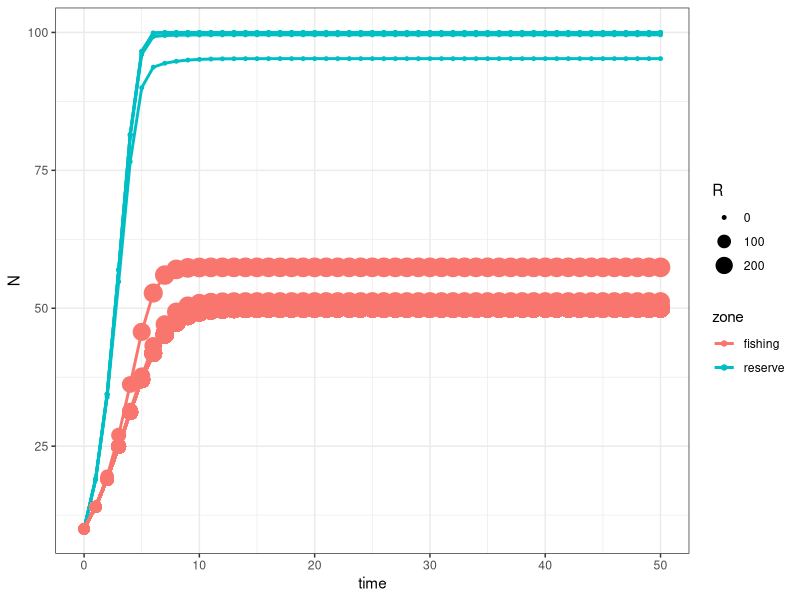
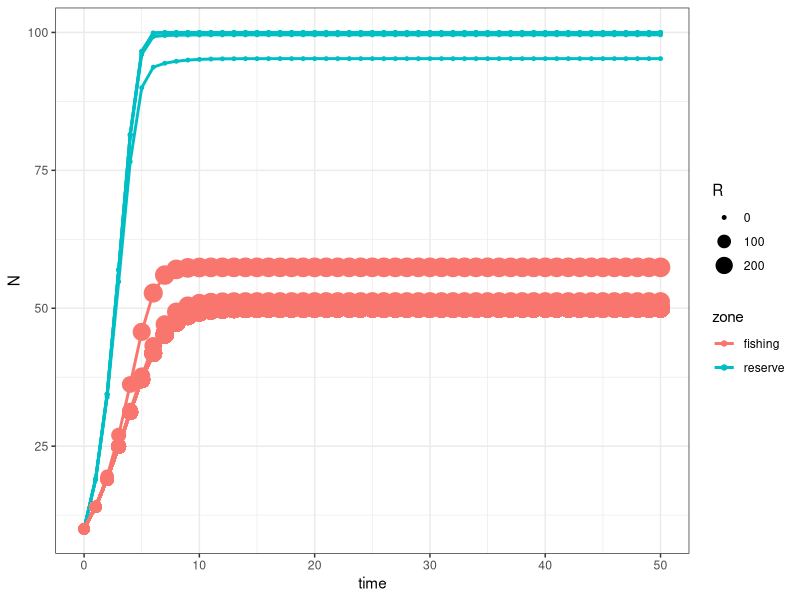
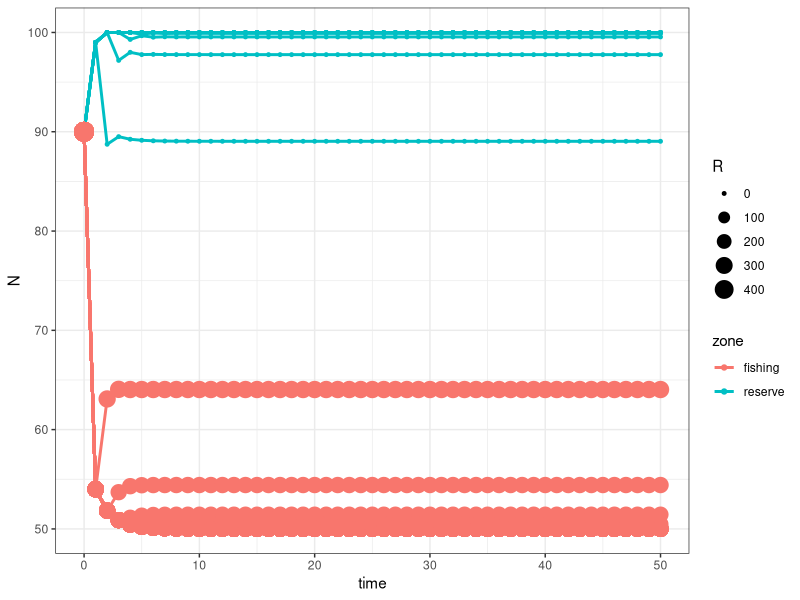
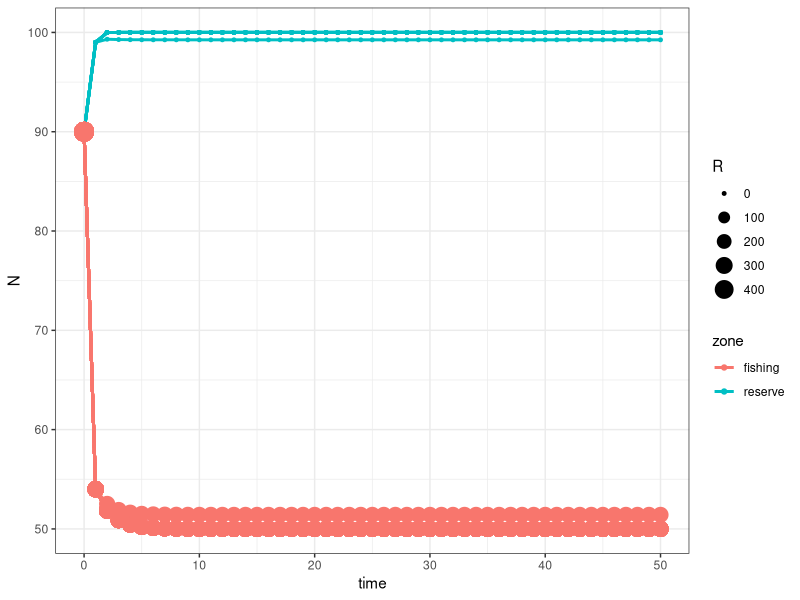
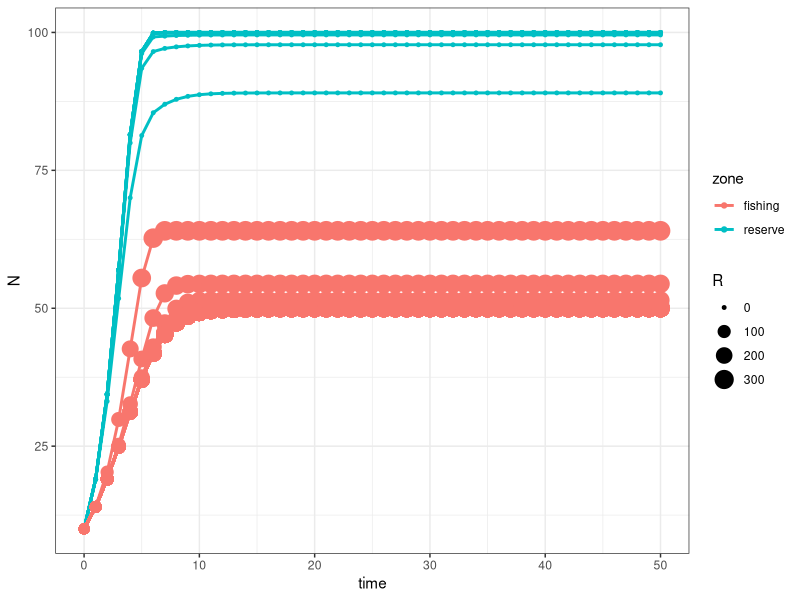
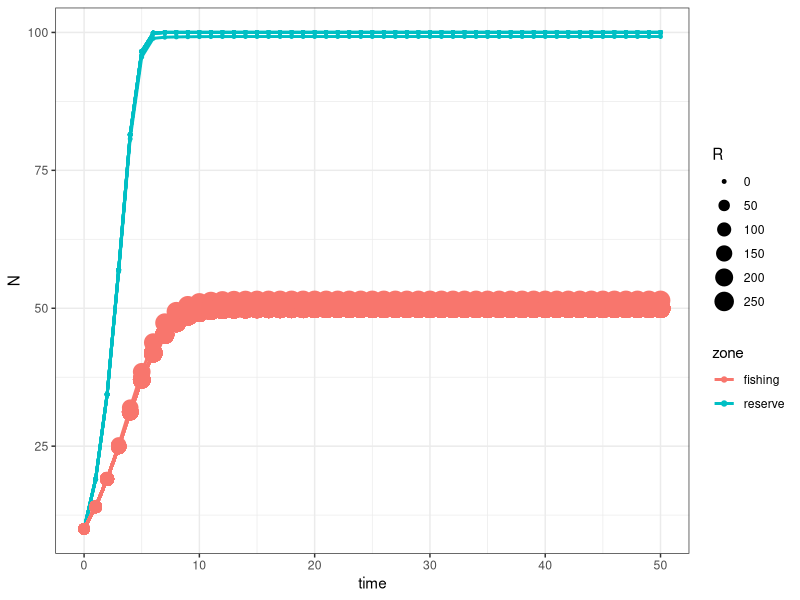
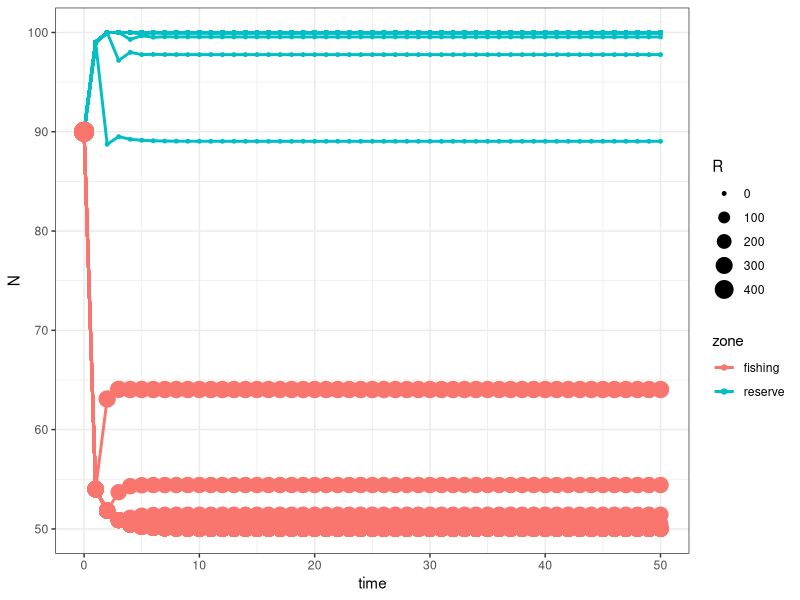
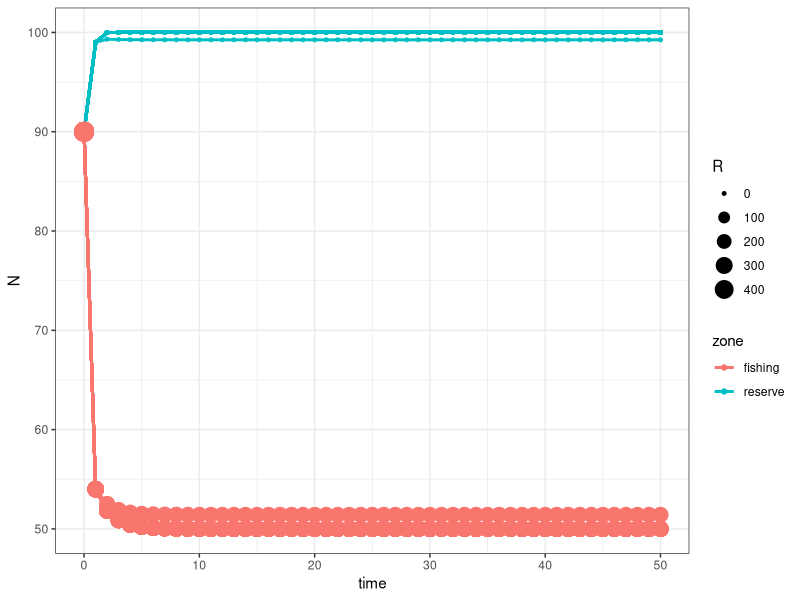

Here is the R script that generated these plots, in order: (Note: this script raises an error after producing the figures.)
## ---- chunk 1
library(tidyverse)

## ---- chunk 2

logistic_model <- function(r = 1, K = 100, N0 = 10, nsteps = 50, c = 0.5, p = 10, n = 5, m = 0.2){

  # define a vector of time and N THIS IS ODD
  time <- c(0:nsteps)
  N <- matrix(0, ncol = 100, nrow = length(time))
  C <- N

  #Assign initial population size
  
  N[1,] <- N0

#create pointers
  
left_pointer <- c(100, 1:99)
right_pointer <- c(1:99, 100)
  
c_mpa <- rep(c, 100) 
c_mpa [1 : n] <- 0



  #start for loop

  
  for (t in 1:nsteps) {
    
    N_in <- m * (N[t, left_pointer] + N[t, right_pointer])/2
    N_out <- m * N[t,]
    C[t, ] <- c_mpa * N[t, ]
    
    N[t + 1,] <- N[t,] + (r * N[t,] * (1 - (N[t,] / K))) - C[t,] + N_in - N_out
    
    
  }
  # end for loop
  #create catch data frame

C[t+1,] <- c_mpa * N[t+1,]

catch_df <- data.frame(time, C) %>% 
  magrittr::set_colnames(value = c("time", 1:100)) %>% 
  gather(parcel, C, -time)

  #create data frame with sim results
  
  simul <- data.frame(time, N) %>% 
    magrittr::set_colnames(value = c("time", 1:100)) %>% 
    gather(parcel, N, -time) %>% 
    left_join(catch_df, by = c("time", "parcel")) %>% 
    mutate(R = p*C,
           zone = ifelse(C == 0, "reserve", "fishing"),
           parcel = as.numeric(parcel))

  return(simul)
}
## ---- chunk 3
logistic_model() %>% 
  ggplot(mapping = aes(x = time, y = N, color = zone, group = parcel, size = R)) +
  geom_line(size = 1) +
  geom_point() +
  theme_bw()
## ---- chunk 4
logistic_model(r = 1, K = 100, N0 = 10, nsteps = 50, c = 0.5, p = 10, n = 5, m = 0.2) %>% 
  ggplot(mapping = aes(x = time, y = N, color = zone, group = parcel, size = R)) +
  geom_line(size = 1) +
  geom_point() +
  theme_bw()
## ---- chunk 5
logistic_model(r = 1, K = 100, N0 = 90, nsteps = 50, c = 0.5, p = 10, n = 10, m = 0.5) %>% 
  ggplot(mapping = aes(x = time, y = N, color = zone, group = parcel, size = R)) +
  geom_line(size = 1) +
  geom_point() +
  theme_bw()
## ---- chunk 6
logistic_model(r = 1, K = 100, N0 = 90, nsteps = 50, c = 0.5, p = 10, n = 10, m = 0.03) %>% 
  ggplot(mapping = aes(x = time, y = N, color = zone, group = parcel, size = R)) +
  geom_line(size = 1) +
  geom_point() +
  theme_bw()
## ---- chunk 7
logistic_model(r = 1, K = 100, N0 = 10, nsteps = 50, c = 0.5, p = 10, n = 10, m = 0.5) %>% 
  ggplot(mapping = aes(x = time, y = N, color = zone, group = parcel, size = R)) +
  geom_line(size = 1) +
  geom_point() +
  theme_bw()
## ---- chunk 8
logistic_model(r = 1, K = 100, N0 = 10, nsteps = 50, c = 0.5, p = 10, n = 10, m = 0.03) %>% 
  ggplot(mapping = aes(x = time, y = N, color = zone, group = parcel, size = R)) +
  geom_line(size = 1) +
  geom_point() +
  theme_bw()
## ---- chunk 9
logistic_model(r = 1, K = 100, N0 = 90, nsteps = 50, c = 0.5, p = 10, n = 50, m = 0.5) %>% 
  ggplot(mapping = aes(x = time, y = N, color = zone, group = parcel, size = R)) +
  geom_line(size = 1) +
  geom_point() +
  theme_bw()
## ---- chunk 10
logistic_model(r = 1, K = 100, N0 = 90, nsteps = 50, c = 0.5, p = 10, n = 50, m = 0.03) %>% 
  ggplot(mapping = aes(x = time, y = N, color = zone, group = parcel, size = R)) +
  geom_line(size = 1) +
  geom_point() +
  theme_bw()
## ---- chunk 11
logistic_model(r = 1, K = 100, N0 = 10, nsteps = 50, c = 0.5, p = 10, n = 50, m = 0.5) %>% 
  ggplot(mapping = aes(x = time, y = N, color = zone, group = parcel, size = R)) +
  geom_line(size = 1) +
  geom_point() +
  theme_bw()
## ---- chunk 12
logistic_model(r = 1, K = 100, N0 = 10, nsteps = 50, c = 0.5, p = 10, n = 50, m = 0.03) %>% 
  ggplot(mapping = aes(x = time, y = N, color = zone, group = parcel, size = R)) +
  geom_line(size = 1) +
  geom_point() +
  theme_bw()
## ---- chunk 13
logistic_model(r = 1, K = 100, N0 = 90, nsteps = 50, c = 0.5, p = 10, n = 90, m = 0.5) %>% 
  ggplot(mapping = aes(x = time, y = N, color = zone, group = parcel, size = R)) +
  geom_line(size = 1) +
  geom_point() +
  theme_bw()
## ---- chunk 14
logistic_model(r = 1, K = 100, N0 = 90, nsteps = 50, c = 0.5, p = 10, n = 90, m = 0.03) %>% 
  ggplot(mapping = aes(x = time, y = N, color = zone, group = parcel, size = R)) +
  geom_line(size = 1) +
  geom_point() +
  theme_bw()
## ---- chunk 15
logistic_model(r = 1, K = 100, N0 = 10, nsteps = 50, c = 0.5, p = 10, n = 90, m = 0.5) %>% 
  ggplot(mapping = aes(x = time, y = N, color = zone, group = parcel, size = R)) +
  geom_line(size = 1) +
  geom_point() +
  theme_bw()
## ---- chunk 16
logistic_model(r = 1, K = 100, N0 = 10, nsteps = 50, c = 0.5, p = 10, n = 90, m = 0.03) %>% 
  ggplot(mapping = aes(x = time, y = N, color = zone, group = parcel, size = R)) +
  geom_line(size = 1) +
  geom_point() +
  theme_bw()
## ---- chunk 17
logistic_model(r = 1, K = 100, N0 = 90, nsteps = 50, c = 0.5, p = 10, n = 10, m = 0.5) %>% 
  group_by(time, zone)  %>% 
  summarise(Ntot = sum(N),
            N = mean(N),
            C = sum(C),
            R = sum(R)) %>% 
  ggplot(mapping = aes(x = time, y = N, color = zone, size = R)) +
  geom_line(size = 1) +
  geom_point() +
  theme_bw()
## ---- chunk 18
logistic_model(r = 1, K = 100, N0 = 90, nsteps = 50, c = 0.5, p = 10, n = 10, m = 0.03) %>% 
  group_by(time, zone)  %>% 
  summarise(Ntot = sum(N),
            N = mean(N),
            C = sum(C),
            R = sum(R)) %>% 
  ggplot(mapping = aes(x = time, y = N, color = zone, size = R)) +
  geom_line(size = 1) +
  geom_point() +
  theme_bw()
## ---- chunk 19
logistic_model(r = 1, K = 100, N0 = 10, nsteps = 50, c = 0.5, p = 10, n = 10, m = 0.5) %>% 
  group_by(time, zone)  %>% 
  summarise(Ntot = sum(N),
            N = mean(N),
            C = sum(C),
            R = sum(R)) %>% 
  ggplot(mapping = aes(x = time, y = N, color = zone, size = R)) +
  geom_line(size = 1) +
  geom_point() +
  theme_bw()
## ---- chunk 20
logistic_model(r = 1, K = 100, N0 = 10, nsteps = 50, c = 0.5, p = 10, n = 10, m = 0.03) %>% 
  group_by(time, zone)  %>% 
  summarise(Ntot = sum(N),
            N = mean(N),
            C = sum(C),
            R = sum(R)) %>% 
  ggplot(mapping = aes(x = time, y = N, color = zone, size = R)) +
  geom_line(size = 1) +
  geom_point() +
  theme_bw()
## ---- chunk 21
logistic_model(r = 1, K = 100, N0 = 90, nsteps = 50, c = 0.5, p = 10, n = 50, m = 0.5) %>% 
  group_by(time, zone)  %>% 
  summarise(Ntot = sum(N),
            N = mean(N),
            C = sum(C),
            R = sum(R)) %>% 
  ggplot(mapping = aes(x = time, y = N, color = zone, size = R)) +
  geom_line(size = 1) +
  geom_point() +
  theme_bw()
## ---- chunk 22
logistic_model(r = 1, K = 100, N0 = 90, nsteps = 50, c = 0.5, p = 10, n = 50, m = 0.03) %>% 
  group_by(time, zone)  %>% 
  summarise(Ntot = sum(N),
            N = mean(N),
            C = sum(C),
            R = sum(R)) %>% 
  ggplot(mapping = aes(x = time, y = N, color = zone, size = R)) +
  geom_line(size = 1) +
  geom_point() +
  theme_bw()
## ---- chunk 23
logistic_model(r = 1, K = 100, N0 = 10, nsteps = 50, c = 0.5, p = 10, n = 50, m = 0.5) %>% 
  group_by(time, zone)  %>% 
  summarise(Ntot = sum(N),
            N = mean(N),
            C = sum(C),
            R = sum(R)) %>% 
  ggplot(mapping = aes(x = time, y = N, color = zone, size = R)) +
  geom_line(size = 1) +
  geom_point() +
  theme_bw()
## ---- chunk 24
logistic_model(r = 1, K = 100, N0 = 10, nsteps = 50, c = 0.5, p = 10, n = 50, m = 0.03) %>% 
  group_by(time, zone)  %>% 
  summarise(Ntot = sum(N),
            N = mean(N),
            C = sum(C),
            R = sum(R)) %>% 
  ggplot(mapping = aes(x = time, y = N, color = zone, size = R)) +
  geom_line(size = 1) +
  geom_point() +
  theme_bw()
## ---- chunk 25
logistic_model(r = 1, K = 100, N0 = 90, nsteps = 50, c = 0.5, p = 10, n = 50, m = 0.5) %>% 
  group_by(time, zone)  %>% 
  summarise(Ntot = sum(N),
            N = mean(N),
            C = sum(C),
            R = sum(R)) %>% 
  ggplot(mapping = aes(x = time, y = N, color = zone, size = R)) +
  geom_line(size = 1) +
  geom_point() +
  theme_bw()
## ---- chunk 26
logistic_model(r = 1, K = 100, N0 = 90, nsteps = 50, c = 0.5, p = 10, n = 90, m = 0.03) %>% 
  group_by(time, zone)  %>% 
  summarise(Ntot = sum(N),
            N = mean(N),
            C = sum(C),
            R = sum(R)) %>% 
  ggplot(mapping = aes(x = time, y = N, color = zone, size = R)) +
  geom_line(size = 1) +
  geom_point() +
  theme_bw()
## ---- chunk 27
logistic_model(r = 1, K = 100, N0 = 10, nsteps = 50, c = 0.5, p = 10, n = 90, m = 0.5) %>% 
  group_by(time, zone)  %>% 
  summarise(Ntot = sum(N),
            N = mean(N),
            C = sum(C),
            R = sum(R)) %>% 
  ggplot(mapping = aes(x = time, y = N, color = zone, size = R)) +
  geom_line(size = 1) +
  geom_point() +
  theme_bw()
## ---- chunk 28
logistic_model(r = 1, K = 100, N0 = 10, nsteps = 50, c = 0.5, p = 10, n = 90, m = 0.03) %>% 
  group_by(time, zone)  %>% 
  summarise(Ntot = sum(N),
            N = mean(N),
            C = sum(C),
            R = sum(R)) %>% 
  ggplot(mapping = aes(x = time, y = N, color = zone, size = R)) +
  geom_line(size = 1) +
  geom_point() +
  theme_bw()
## ---- chunk 29
logistic_model(n = 90) %>% 
  ggplot(mapping = aes(x = time, y = parcel, fill = N)) +
  geom_raster()
## ---- chunk 30
print(results)
## ---- chunk 31
logistic_model(r = 1, K = 100, N0 = 10, nsteps = 50, c = 0, p = 10) %>% 
  gather(variable, value, -time) %>% 
   ggplot(mapping = aes(x = time, y = value)) +
 # geom_line() +
  geom_point(color = "steelblue", size = 2) +
  geom_line() +
  theme_bw() +
  facet_wrap( ~ variable, ncol = 2, scales = "free")
## ---- chunk 32
logistic_model(r = 1, K = 100, N0 = 10, nsteps = 50, c = 0.2, p = 10) %>% 
  gather(variable, value, -time) %>% 
   ggplot(mapping = aes(x = time, y = value)) +
 # geom_line() +
  geom_point(color = "steelblue", size = 2) +
  geom_line() +
  theme_bw() +
  facet_wrap( ~ variable, ncol = 2, scales = "free")
## ---- chunk 33
logistic_model(r = 1, K = 100, N0 = 10, nsteps = 50, c = 0.5, p = 10) %>% 
  gather(variable, value, -time) %>% 
   ggplot(mapping = aes(x = time, y = value)) +
 # geom_line() +
 geom_point(color = "steelblue", size = 1) +
  geom_line() +
  theme_bw() +
  facet_wrap( ~ variable, ncol = 2, scales = "free")
## ---- chunk 34
logistic_model(r = 1, K = 100, N0 = 10, nsteps = 50, c = .9, p = 10) %>% 
  gather(variable, value, -time) %>% 
   ggplot(mapping = aes(x = time, y = value)) +
 # geom_line() +
  geom_point(color = "steelblue", size = 1) +
  geom_line() +
  theme_bw() +
  facet_wrap( ~ variable, ncol = 2, scales = "free")
## ---- chunk 35
logistic_model(r = 1, K = 100, N0 = 75, nsteps = 50, c = .5, p = 10) %>% 
  gather(variable, value, -time) %>% 
   ggplot(mapping = aes(x = time, y = value)) +
 # geom_line() +
  geom_point(color = "steelblue", size = 2) +
  geom_line() +
  theme_bw() +
  facet_wrap( ~ variable, ncol = 2, scales = "free")
## ---- chunk 36
logistic_model(r = 2, K = 100, N0 = 75, nsteps = 50, c = .25, p = 10) %>% 
  gather(variable, value, -time) %>% 
   ggplot(mapping = aes(x = time, y = value)) +
 # geom_line() +
  geom_line() +
  theme_bw() +
  facet_wrap( ~ variable, ncol = 2, scales = "free")
## ---- chunk 37
logistic_model(N0 = 10) %>% 
  ggplot(aes(x = time, y = N, color = C, size = R)) +
  geom_point()
## ---- chunk 38
logistic_model(r = 2, K = 100, N0 = 75, nsteps = 50, c = .25, p = 10) %>% 
  ggplot(aes(x = time, y = N, color = C, size = R)) +
  geom_point() + 
  geom_line()
